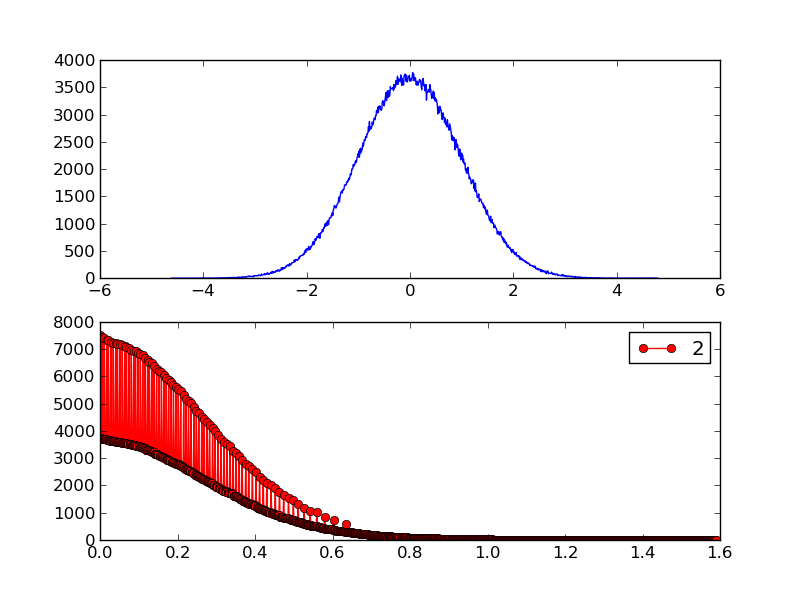

Recreate this plot in Python.
#!/usr/bin/env python
# coding=utf-8
from TIDES import *
import scipy.integrate as integrate
import scipy.interpolate as interpolate
import matplotlib.pyplot as plt
##********************************************************************************#
name='halorhobin1024m3z0.000.dat'
filename='/home/zhm/haloes/halorhobin1024m3z0.000.dat'
data=Tide.LoadData(filename)
data=Tide.Smooth(data=data,sigma=2.5)
#data=np.random.randn(1000000)
#data=data.reshape(-1)
#Tide.SaveDataHdf5(data,filename='/home/mtx/data/tide/haloes/halorhobin1024m3z0.000_SG.hdf5')
data=data.reshape(-1)
sum1=data.sum()
sort_data=data.argsort()
data2=data[sort_data]

###############################gauss...#########################################
n=1024
x=np.linspace(0,4,1000)
def gau(x):
    gau=np.exp(-0.5*x**2)
    return gau
y=[integrate.quad(gau,0,i)[0] for i in x]
f=interpolate.interp1d(y,x)

a=np.linspace(y[0],y[-1],n)
x=f(a)
################################################################################
hist=np.histogram(data2,bins=n)
sort_h=hist[0].argsort()[::-1]
index=[]

for i in hist[1][:-1]: 
    index.append(np.where(data2>i-10**-11)[0][0])
index.append(len(data))
index=np.array(index)

for j in np.arange(n):
    data2[index[sort_h[j]]:index[sort_h[j]+1]]=x[j]

data[sort_data]=data2

plt.subplot(2,1,1)
plt.plot(hist[1][:-1],hist[0],'b-',label='1')
plt.subplot(2,1,2)
hist2=np.histogram(data,bins=n)
plt.plot(hist2[1][:-1],hist2[0],'ro-',label='2')
#plt.xlim(0,4)
plt.legend()
plt.savefig('Gau.png')
################################################################################
sum2=data.sum()
result=(data*sum1/sum2).reshape(1024,1024,1024)
Tide.SaveDataHdf5(result,'/home/mtx/data/tide/haloes/'+name+'.hdf5')
